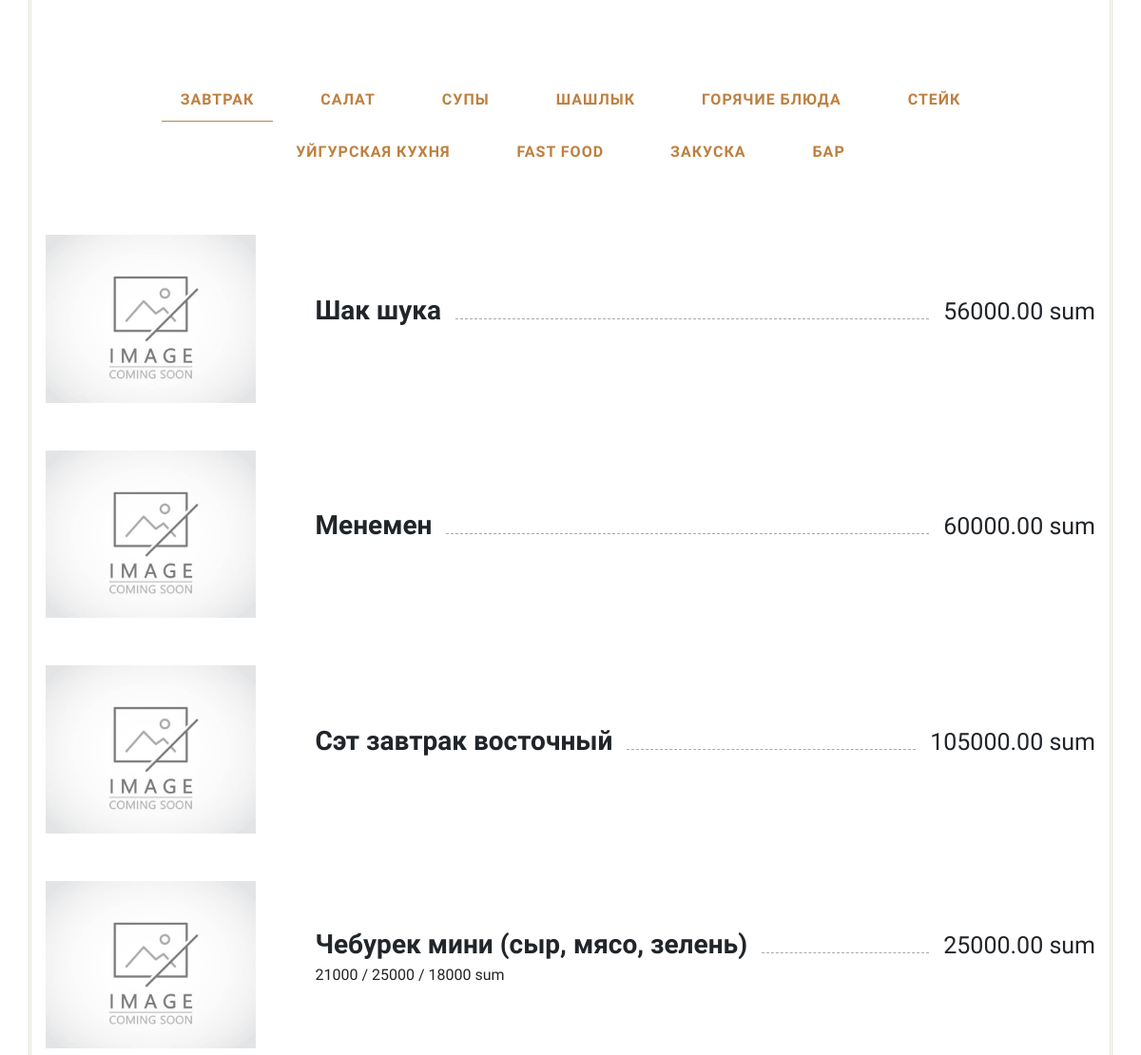
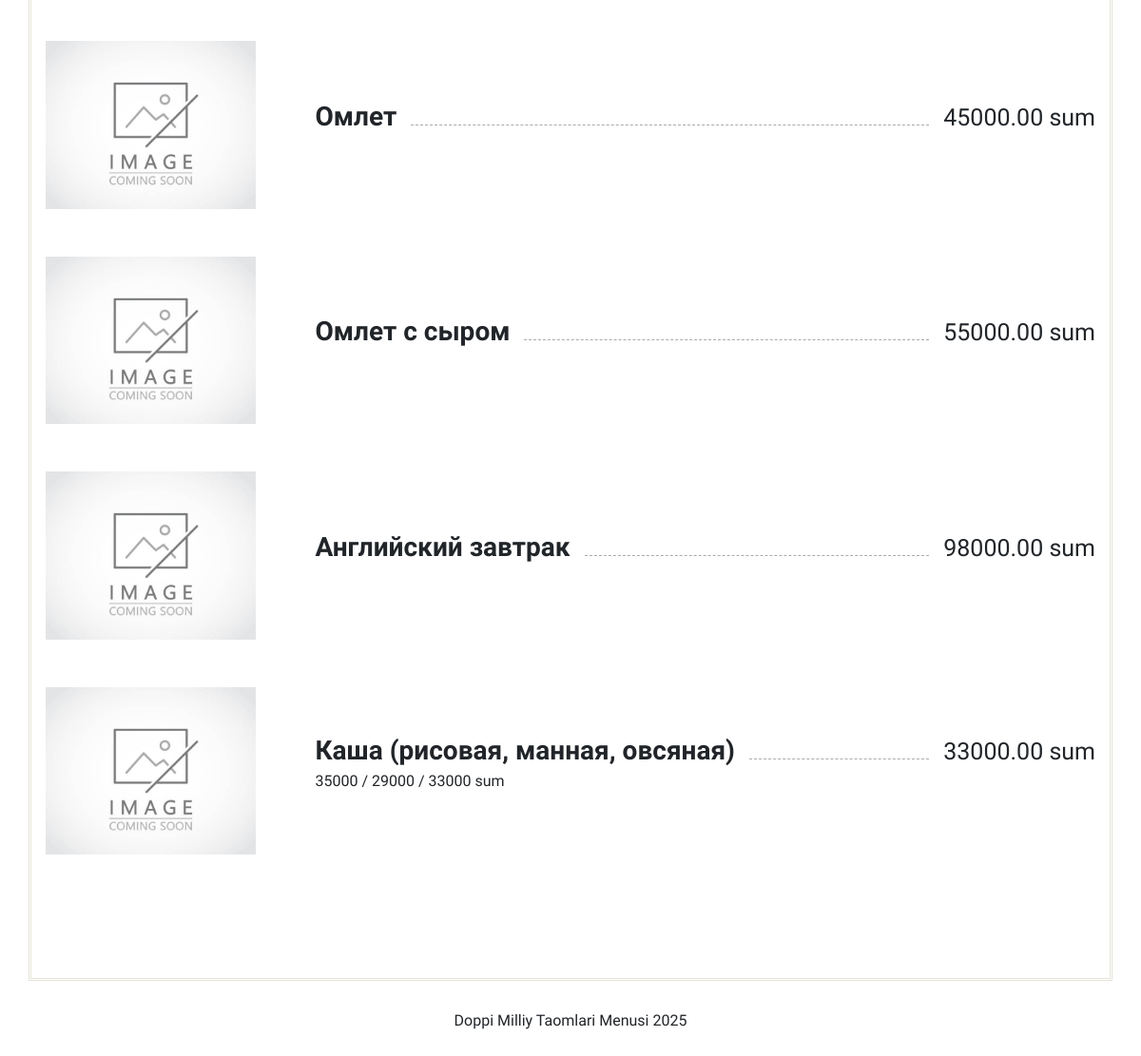
The app's page / (lower part), older data (2 pictures, top to bottom).
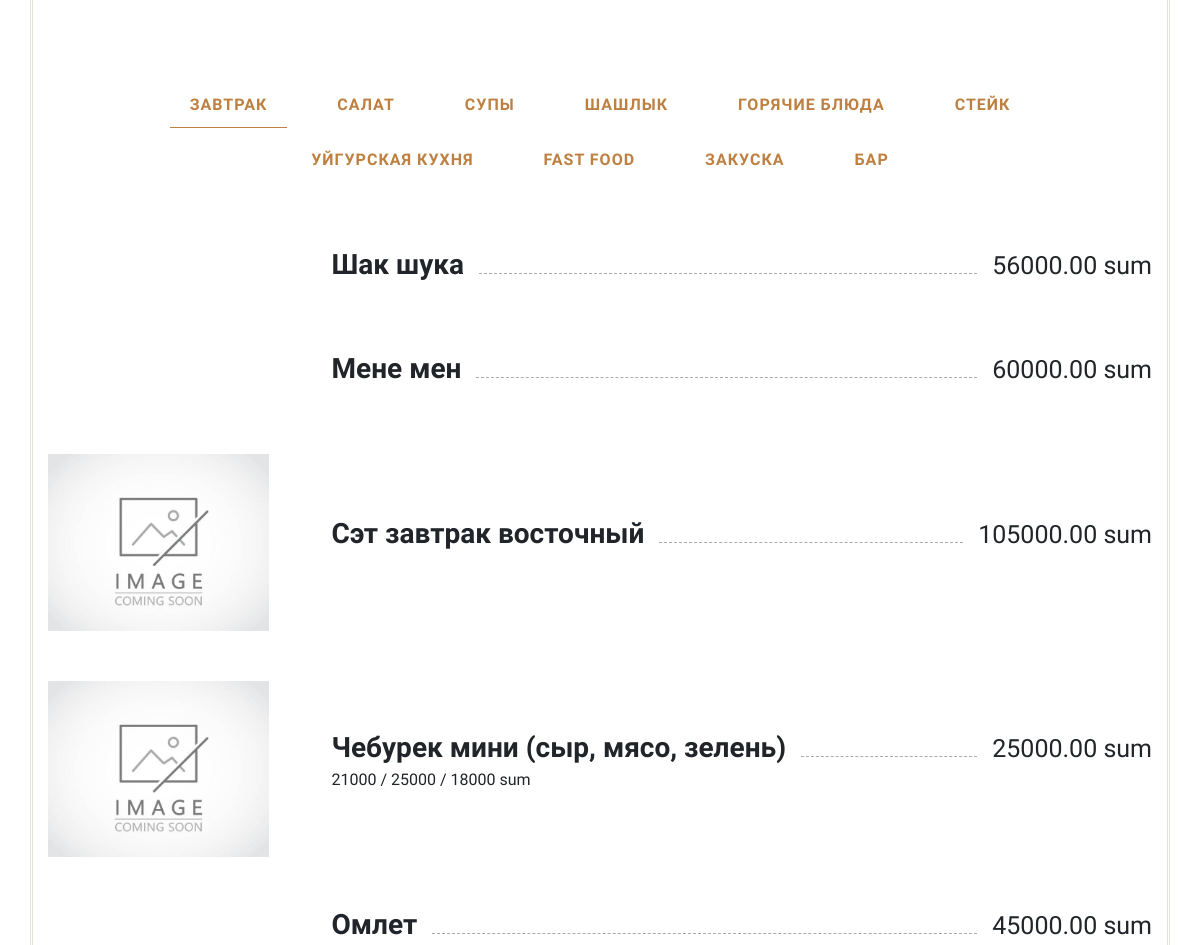
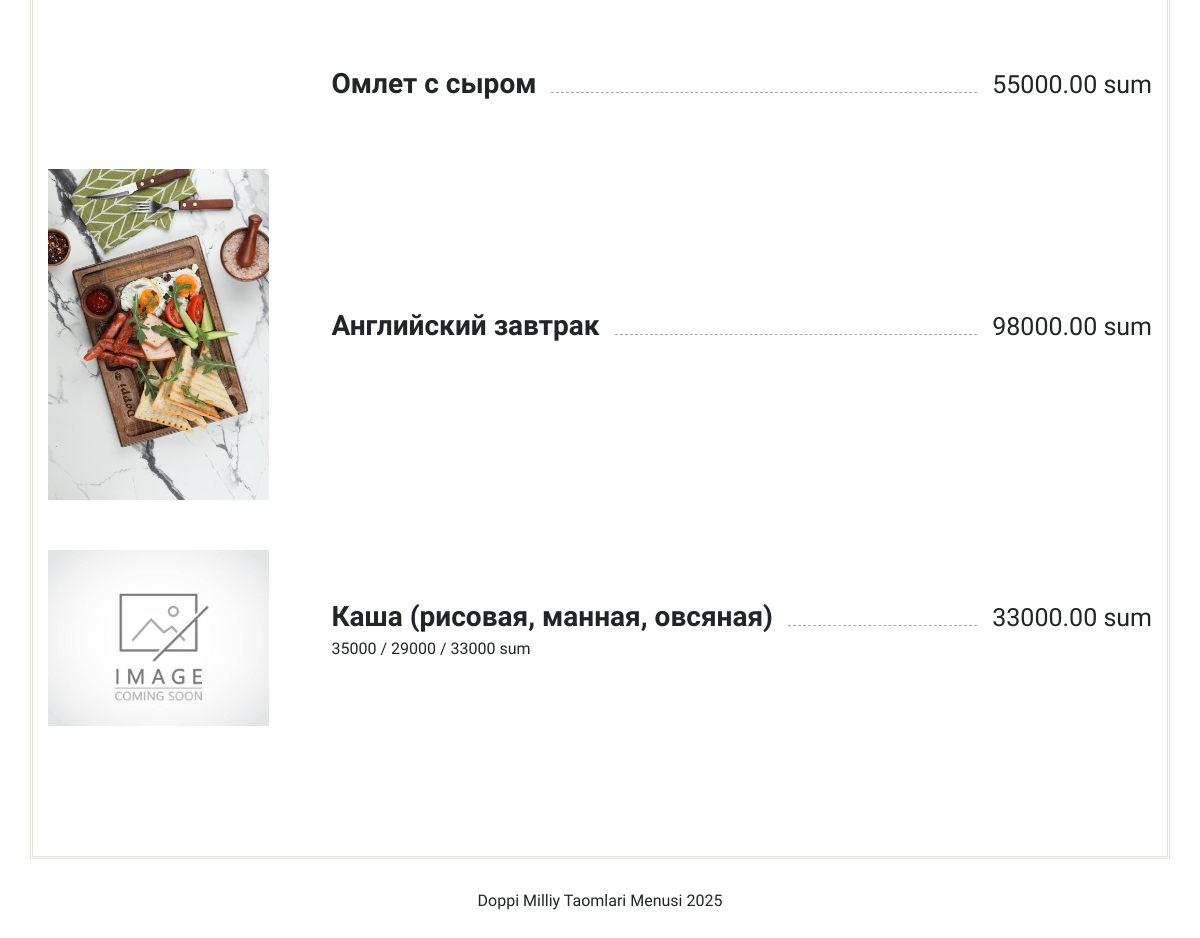
The same page, newer data (2 pictures, top to bottom).
### meal/models.py (models this page shows, shortened)
class Meal(models.Model):
    title = models.CharField(max_length=200)
    description = models.TextField(blank=True, null=True)
    price = models.DecimalField(max_digits=8, decimal_places=2)
    category = models.ForeignKey(Category, on_delete=models.CASCADE, related_name='meals')
    image = models.ImageField(upload_to='meals', blank=True,default='meals/default.jpg')
    is_vegetarian = models.BooleanField(default=False)
    is_available = models.BooleanField(default=True)
    created_at = models.DateTimeField(auto_now_add=True)
    updated_at = models.DateTimeField(auto_now=True)

### meal/views.py (the view)
# urls.py: path('', views.products_by_category, name='products'),
def products_by_category(request, category_slug=None):
    categories = Category.objects.all()
    if category_slug:
        category = get_object_or_404(Category, slug=category_slug)
        products = Meal.objects.filter(category=category)
    else:
        category = categories.first()
        products = Meal.objects.filter(category=category)
    products = products.filter(is_available=True)
    context = {
        'categories': categories,
        'products': products,
        'current_category': category,
    }
    return render(request, 'menu.html', context)

### templates/menu.html
{% extends 'base.html' %}
{% load static %}

### templates/base.html (shortened to what this page needs)
{% load static %}
<!DOCTYPE html>
<html lang="en">
<head>
    <link rel="stylesheet" href="{% static 'css/style.css' %}" />
</head>
<body>
    <div class="maincontent">
        <div class="container">
            <section id="menu">
                <div class="block menu1">
                    <div class="buttons-container">
                        {% for category in categories %}
                        <a href="{% url 'meal:products_by_category' category.slug %}"
                            class="button {% if category == current_category %}button--is-active{% endif %}"
                            data-target="menu{{ category.id }}">
                            {{ category.name }}
                        </a>
                        {% endfor %}
                    </div>
                    <div class="menu menu--is-visible" id="productMenu">
                        {% for product in products %}
                        <div class="item row align-items-center">
                            {% if product.image %}
                            <div class="col-sm-3 pr-5">
                                <img class="product-img" src="{{ product.image.url }}" alt="{{ product.name }}">
                            </div>
                            {% endif %}
                            <div class="details {% if product.image %}col-sm-9{% else %}col-sm-12{% endif %}">
                                <div class="item__header">
                                    <h3 class="item__title">{{ product.title }}</h3>
                                    <span class="item__dots"></span>
                                    <span class="item__price">{{ product.price }} sum</span>
                                </div>
                                <p class="item__description">{{ product.description }}</p>
                            </div>
                        </div>
                        {% endfor %}
                    </div>
                </div>
            </section>
        </div>
    </div>
    <footer class="block footer1 footer text-center">
        <p>Doppi Milliy Taomlari Menusi 2025</p>
    </footer>
</body>
</html>

Row changes from the older to the newer data that the page shows:
changed Meal "Шак шука": image: picture removed
changed Meal: title "Менемен" → "Мене мен"; image: picture removed
changed Meal "Омлет": image: picture removed
changed Meal "Омлет с сыром": image: picture removed
changed Meal "Английский завтрак": image: picture added in place of a placeholder
